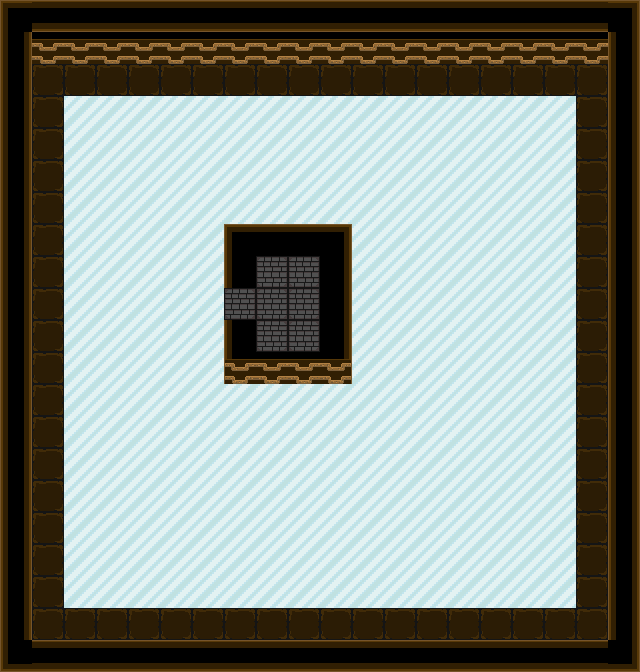

Below is a game level as drawn by its tile map, then a one-line description and the .tmx that defines it (tile-layer data replaced by summaries):
An orthogonal 20x21 tile map with 32x32 px tiles, 1 tile layer (tiles) and 763 objects (650x Ice, 93x Wall, 5x Block, 3x Door, 3x Switch, ...).

<map version="1.2" tiledversion="1.2.3" orientation="orthogonal" renderorder="right-down" width="20" height="21" tilewidth="32" tileheight="32" infinite="0" nextlayerid="5" nextobjectid="1146">
 <tileset firstgid="1" source="Tileset.tsx" />
 <layer id="1" name="tiles" width="20" height="21">
  <data>[420 cells, 420 non-empty, 15 distinct tile ids]</data>
 </layer>
 <objectgroup id="4" name="ice">
  <object id="193" type="Ice" x="64" y="96" width="32" height="32" />
  <object id="199" type="Ice" x="160" y="96" width="32" height="32" />
  <object id="201" type="Ice" x="192" y="96" width="32" height="32" />
  <object id="205" type="Ice" x="96" y="96" width="32" height="32" />
  <object id="206" type="Ice" x="128" y="96" width="32" height="32" />
  <object id="207" type="Ice" x="224" y="96" width="32" height="32" />
  <object id="208" type="Ice" x="256" y="96" width="32" height="32" />
  <object id="209" type="Ice" x="288" y="96" width="32" height="32" />
  <object id="210" type="Ice" x="320" y="96" width="32" height="32" />
  <object id="211" type="Ice" x="352" y="96" width="32" height="32" />
  <object id="213" type="Ice" x="416" y="96" width="32" height="32" />
  <object id="214" type="Ice" x="448" y="96" width="32" height="32" />
  <object id="215" type="Ice" x="480" y="96" width="32" height="32" />
  <object id="216" type="Ice" x="512" y="96" width="32" height="32" />
  <object id="218" type="Ice" x="544" y="96" width="32" height="32" />
  <object id="507" type="Ice" x="288" y="128" width="32" height="32" />
  <object id="508" type="Ice" x="64" y="128" width="32" height="32" />
  <object id="509" type="Ice" x="96" y="128" width="32" height="32" />
  <object id="510" type="Ice" x="160" y="128" width="32" height="32" />
  <object id="511" type="Ice" x="128" y="128" width="32" height="32" />
  <object id="512" type="Ice" x="192" y="128" width="32" height="32" />
  <object id="513" type="Ice" x="224" y="128" width="32" height="32" />
  <object id="514" type="Ice" x="288" y="128" width="32" height="32" />
  <object id="515" type="Ice" x="256" y="128" width="32" height="32" />
  <object id="516" type="Ice" x="320" y="128" width="32" height="32" />
  <object id="517" type="Ice" x="352" y="128" width="32" height="32" />
  <object id="518" type="Ice" x="384" y="128" width="32" height="32" />
  <object id="519" type="Ice" x="416" y="128" width="32" height="32" />
  <object id="520" type="Ice" x="480" y="128" width="32" height="32" />
  <object id="521" type="Ice" x="448" y="128" width="32" height="32" />
  <object id="522" type="Ice" x="512" y="128" width="32" height="32" />
  <object id="523" type="Ice" x="544" y="128" width="32" height="32" />
  <object id="524" type="Ice" x="544" y="160" width="32" height="32" />
  <object id="525" type="Ice" x="512" y="160" width="32" height="32" />
  <object id="526" type="Ice" x="480" y="160" width="32" height="32" />
  <object id="527" type="Ice" x="480" y="160" width="32" height="32" />
  <object id="528" type="Ice" x="448" y="160" width="32" height="32" />
  <object id="529" type="Ice" x="448" y="160" width="32" height="32" />
  <object id="530" type="Ice" x="416" y="160" width="32" height="32" />
  <object id="531" type="Ice" x="416" y="160" width="32" height="32" />
  <object id="532" type="Ice" x="352" y="160" width="32" height="32" />
  <object id="533" type="Ice" x="352" y="160" width="32" height="32" />
  <object id="534" type="Ice" x="384" y="160" width="32" height="32" />
  <object id="535" type="Ice" x="352" y="160" width="32" height="32" />
  <object id="536" type="Ice" x="384" y="160" width="32" height="32" />
  <object id="537" type="Ice" x="416" y="160" width="32" height="32" />
  <object id="538" type="Ice" x="448" y="160" width="32" height="32" />
  <object id="539" type="Ice" x="480" y="160" width="32" height="32" />
  <object id="540" type="Ice" x="512" y="160" width="32" height="32" />
  <object id="541" type="Ice" x="544" y="160" width="32" height="32" />
  <object id="542" type="Ice" x="352" y="192" width="32" height="32" />
  <object id="543" type="Ice" x="384" y="192" width="32" height="32" />
  <object id="544" type="Ice" x="416" y="192" width="32" height="32" />
  <object id="545" type="Ice" x="480" y="192" width="32" height="32" />
  <object id="546" type="Ice" x="448" y="192" width="32" height="32" />
  <object id="547" type="Ice" x="512" y="192" width="32" height="32" />
  <object id="548" type="Ice" x="544" y="192" width="32" height="32" />
  <object id="549" type="Ice" x="544" y="224" width="32" height="32" />
  <object id="550" type="Ice" x="512" y="224" width="32" height="32" />
  <object id="551" type="Ice" x="480" y="224" width="32" height="32" />
  <object id="552" type="Ice" x="448" y="224" width="32" height="32" />
  <object id="553" type="Ice" x="416" y="224" width="32" height="32" />
  <object id="554" type="Ice" x="352" y="224" width="32" height="32" />
  <object id="555" type="Ice" x="384" y="224" width="32" height="32" />
  <object id="556" type="Ice" x="352" y="224" width="32" height="32" />
  <object id="557" type="Ice" x="384" y="224" width="32" height="32" />
  <object id="558" type="Ice" x="416" y="224" width="32" height="32" />
  <object id="559" type="Ice" x="448" y="224" width="32" height="32" />
  <object id="560" type="Ice" x="480" y="224" width="32" height="32" />
  <object id="561" type="Ice" x="512" y="224" width="32" height="32" />
  <object id="562" type="Ice" x="544" y="224" width="32" height="32" />
  <object id="563" type="Ice" x="352" y="256" width="32" height="32" />
  <object id="564" type="Ice" x="384" y="256" width="32" height="32" />
  <object id="565" type="Ice" x="416" y="256" width="32" height="32" />
  <object id="566" type="Ice" x="480" y="256" width="32" height="32" />
  <object id="567" type="Ice" x="448" y="256" width="32" height="32" />
  <object id="568" type="Ice" x="512" y="256" width="32" height="32" />
  <object id="569" type="Ice" x="544" y="256" width="32" height="32" />
  <object id="570" type="Ice" x="544" y="288" width="32" height="32" />
  <object id="571" type="Ice" x="512" y="288" width="32" height="32" />
  <object id="572" type="Ice" x="480" y="288" width="32" height="32" />
  <object id="573" type="Ice" x="448" y="288" width="32" height="32" />
  <object id="574" type="Ice" x="416" y="288" width="32" height="32" />
  <object id="575" type="Ice" x="352" y="288" width="32" height="32" />
  <object id="576" type="Ice" x="384" y="288" width="32" height="32" />
  <object id="577" type="Ice" x="352" y="288" width="32" height="32" />
  <object id="578" type="Ice" x="384" y="288" width="32" height="32" />
  <object id="579" type="Ice" x="416" y="288" width="32" height="32" />
  <object id="580" type="Ice" x="448" y="288" width="32" height="32" />
  <object id="581" type="Ice" x="480" y="288" width="32" height="32" />
  <object id="582" type="Ice" x="512" y="288" width="32" height="32" />
  <object id="583" type="Ice" x="544" y="288" width="32" height="32" />
  <object id="584" type="Ice" x="352" y="320" width="32" height="32" />
  <object id="585" type="Ice" x="384" y="320" width="32" height="32" />
  </objectgroup>
 <objectgroup id="2" name="objects">
  <!-- 113 objects omitted --></objectgroup>
</map>
<!-- 669 of 763 objects omitted -->
